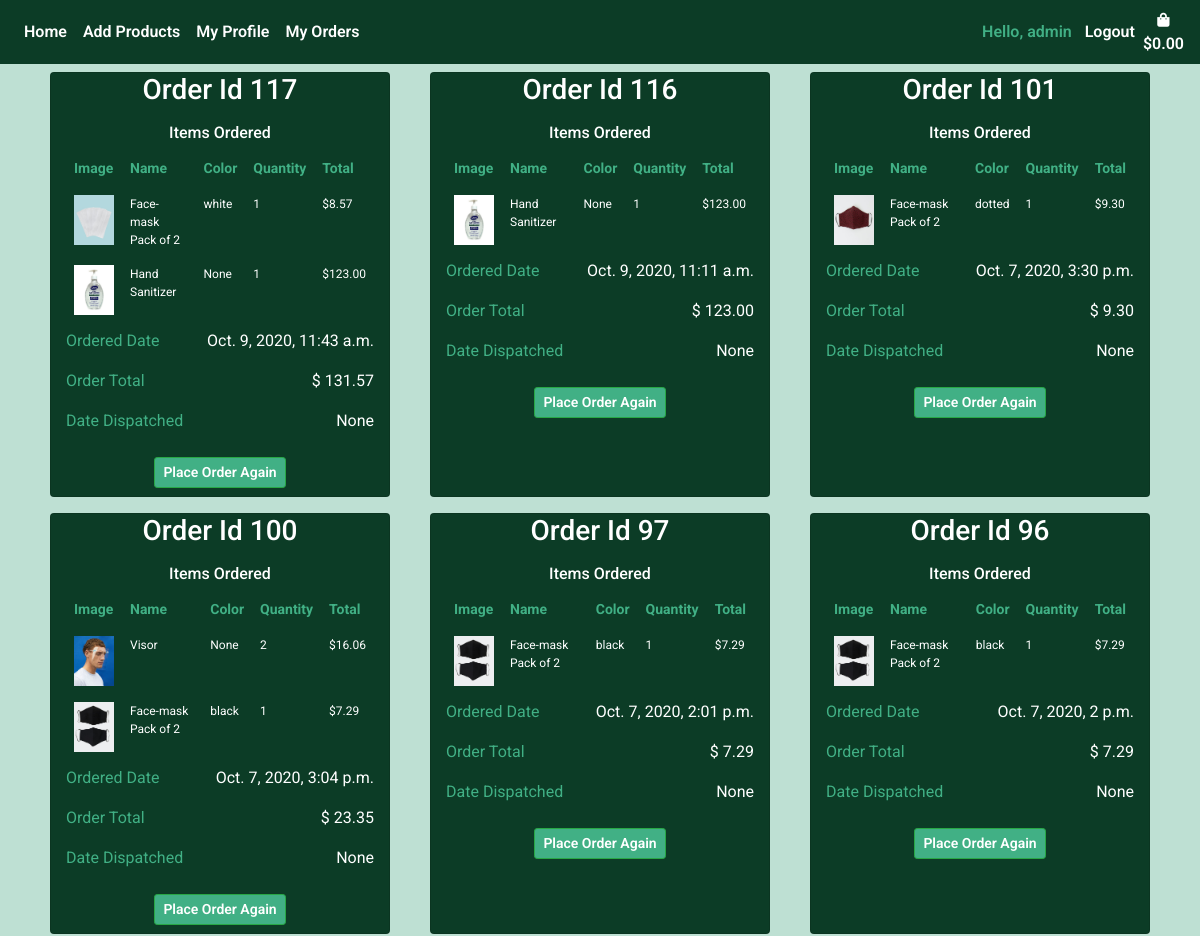
Page /bag/order_history/ (signed in, upper part) on the earlier database version.
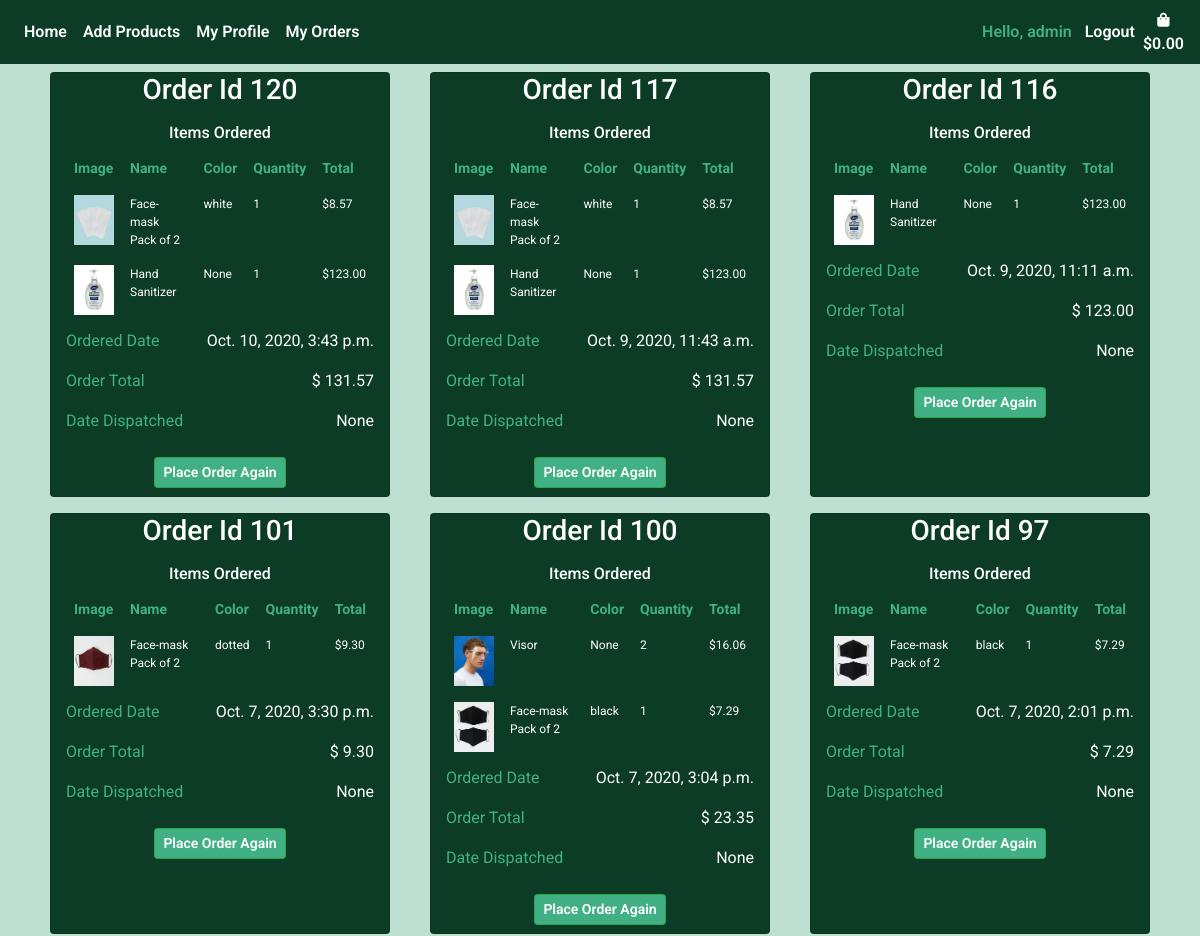
Same page on the later database version.
### shopping_bag/models.py (models this page shows)
class Order(models.Model):
    user_profile = models.ForeignKey(Customer, on_delete=models.SET_NULL, null=True, blank=True)
    stripe_pid = models.CharField(max_length=settings.CONST_PROFILE_ATTR, null=False, blank=False, default='')
    ordered_date = models.DateTimeField(auto_now_add=True)
    order_total = models.DecimalField(max_digits=6, decimal_places=2, null=True)
    order_confirmed = models.BooleanField(default=False)
    date_dispatched = models.DateTimeField(null=True)

class OrderItem(models.Model):
    item = models.ForeignKey(Product, on_delete=models.CASCADE)
    order = models.ForeignKey(Order, on_delete=models.CASCADE)
    quantity = models.IntegerField(null=True , editable=True, default=0)
    def line_total(self):
        return self.quantity * self.item.price

### products/models.py (models this page shows, shortened)
class Product(models.Model):
    product_name = models.CharField(max_length=settings.CONST_PROFILE_ATTR)
    color = models.CharField(max_length=settings.CONST_PROFILE_ATTR)
    price = models.DecimalField(max_digits=6, decimal_places=2)
    image = ResizedImageField(size=[400, 500], crop=['middle', 'center'],quality=100, upload_to='', default='noimage.jpeg')
    image_2 = ResizedImageField(size=[400, 500], crop=['middle', 'center'],quality=100, upload_to='', default='noimage.jpeg', null=True)
    number_in_stock = models.IntegerField(null=True , editable=True, default=0)
    is_active = models.BooleanField(default=True, null=True)
    created_by = models.CharField(max_length=settings.CONST_PROFILE_ATTR, null=True)
    created_date = models.TimeField(auto_now_add=True, null=True)
    supplier = models.ForeignKey(Supplier, on_delete=models.CASCADE, null=True)

### shopping_bag/views.py (the view)
# urls.py: path("order_history/", views.order_history, name="order_history"),
def order_history(request):
    customer = Customer.objects.filter(user=request.user).first()
    all_orders = Order.objects.filter(user_profile=customer).order_by("-ordered_date")
    customers_orders = []
    for item in all_orders:
        order_items = OrderItem.objects.filter(order=item.id)
        customers_order = {
            "order": item,
            "order_items": list(order_items),
        }
        customers_orders.append(customers_order)
    context = {
        "customer": customer,
        "customers_order": customers_orders,
    }
    return render(request, "shopping_bag/order_history.html", context)

### shopping_bag/templates/shopping_bag/order_history.html
{% extends 'base.html'%}
{% load static %}
{% load tz %}
{% block content %}
<div class="container">
    <div class="row">
        {% for order in customers_order %}
        {% if order.order_items %}
        <div class="card col-sm-6 col-md-4 col-lg-4 col-xl-4 mt-2 mb-2 mx-auto" style="max-width:340px;">
                    <h3 class="text-center">Order Id {{ order.order.id }}</h3>
                    <div class="h-100" style=>
                        <h6 class="text-center mt-2">Items Ordered</h6>
                        <table class="table table-borderless order-confirmed-table">
                            <thead>
                                <tr>
                                <th scope="col">Image</th>
                                <th scope="col">Name</th>
                                <th scope="col">Color</th>
                                <th scope="col">Quantity</th>
                                <th scope="col">Total</th>
                                </tr>
                            </thead>
                            <tbody>
                                {% for item in order.order_items %}
                                <tr>
                                <td scope="row"><img class="img-fluid" style="max-width:40px;" src="{{ MEDIA_URL }}{{ item.item.image }}"/></td>
                                <td>{{ item.item.product_name }}</td>
                                <td>{{ item.item.color }}</td>
                                <td>{{ item.quantity }}</td>
                                <td>${{ item.line_total }}</td>
                                </tr>
                                {% endfor %}
                            </tbody>
                        </table>
                        <div class="" style="vertical-align:bottom;">
                            {% localtime on %}
                            <p><span class="order-confirmed-label">Ordered Date</span> <span class="float-right">{{ order.order.ordered_date }}</span></p>
                            {% endlocaltime %}
                            <p><span class="order-confirmed-label">Order Total</span> <span class="float-right">$ {{ order.order.order_total }}</span></p>
                            <p><span class="order-confirmed-label">Date Dispatched</span> <span class="float-right">{{ order.order.date_dispatched }}</span></p>
                            <div class="text-center mx-auto">
                                <a class="btn btn-success btn-sm m-2" href="{% url 'place_order_again' order.order.id %}">Place Order Again</a>
                            </div>
                        </div>
                    </div>
        </div>
        {% endif %}
        {% endfor %}
    </div>
</div>
{% endblock %}

### templates/base.html (shortened to what this page needs)
{% load static %}
<!DOCTYPE html>
<html lang="en">
<head>
    {% block corecss %}
    <link rel="stylesheet" href="https://stackpath.bootstrapcdn.com/bootstrap/4.5.2/css/bootstrap.min.css"
>
    <link rel="stylesheet" href="https://use.fontawesome.com/releases/v5.6.1/css/all.css">
    <link rel="stylesheet" href="{% static 'css/base.css' %}">
    {% endblock %}
</head>
<body>
    <nav class="navbar navbar-expand-md navbar-light navbar-bg" style="height:100%;">
        <div class="collapse navbar-collapse" id="navbarCollapse">
            <div class="navbar-nav">
                <a href="{% url 'products' %}" class="nav-item nav-link active">Home</a>
                {% if request.user.is_superuser %}
                    <a href="{% url 'create_product' %}" class="nav-item nav-link">Add Products</a>
                {% endif %}
                {% if user.is_authenticated %}
                    <a href="{% url 'edit_profile' %}" class="nav-item nav-link">My Profile</a>
                    <a href="{% url 'order_history' %}" class="nav-item nav-link">My Orders</a>
                {% endif %}
            </div>
            <div class="navbar-nav ml-auto">
                {% if user.is_authenticated %}
                    <span class="nav-item hello-msg">Hello, {{ request.user }}</span>
                    <a href="{% url 'logout_user' %}" class="nav-item nav-link">Logout</a>
                {% else %}
                    <a href="{% url 'login_page' %}" class="nav-item nav-link">Login</a>
                    <a href="{% url 'sign_up' %}" class="nav-item nav-link">Sign up</a>
                {% endif%}
                <a class="d-none d-md-inline-block d-lg-inline-block d-xl-inline-block {% if grand_total %} font-weight-bold{% else %}text-black{% endif %} nav-link nav-item"
                        href="{% url 'view_bag' %}" style="padding:0;">
                        <div class="text-center ">
                            <div><i class="fas fa-shopping-bag fa-sm"></i></div>
                            <p class="mt-0 px-0" style="margin:0;">
                                {% if request.session.grand_total %}
                                    ${{ request.session.grand_total |floatformat:2 }}
                                {% else %}
                                    $0.00
                                {% endif %}
                            </p>
                        </div>
                    </a>
            </div>
        </div>
    </nav>
    {% block content %}
    {% endblock%}
</body>
</html>

### static/css/base.css (style rules this page uses)
body { background-color: #bee0d3; color: #0C3C26; font-family: 'Roboto', sans-serif; margin: 0; padding: 0; padding-bottom: 60px; margin: 0 0 40px; }
html { position: relative; min-height: 100%; }
.navbar-bg { background-color: #0C3C26; }
a { color: #fff; }
.btn { font-weight: 600; }
.navbar-light .navbar-nav .nav-link.active { color: #fff; font-weight: 600; }
.navbar-light .navbar-nav .nav-link { color: #fff; font-weight: 600; margin: auto; }
a { color: #fff; font-weight: 600; }
.hello-msg { color: #41b085; margin-top: auto; margin-bottom: auto; text-align: center; margin-right: 5px; font-weight: 600; }
.card { background:#0C3C26; color:#fff; }
.btn-success { background: #41b085 !important; color: #fff !important; font-weight: 600; }
.order-confirmed-table { color: #fff; width: auto; margin: auto; margin-bottom: .4rem; margin-top: .4rem; }
.order-confirmed-table th { color: #41b085; font-size: 14px; padding: .5rem }
.order-confirmed-table td { font-size: 12px; padding: .5rem }
.order-confirmed-label { color: #41b085; }

Differences in the rows shown:
no longer on this page (row unchanged): Order: order.id "96", order.ordered_date "Oct. 7, 2020, 2 p.m.", order.order_total "7.29", order.date_dispatched "None"
no longer on this page (row unchanged): OrderItem: item.image (picture), item.product_name "Face-mask Pack of 2", item.color "black", quantity "1", line_total "7.29", shown under "96"
added Order: order.id "120", order.ordered_date "Oct. 10, 2020, 3:43 p.m.", order.order_total "131.57", order.date_dispatched "None"
added OrderItem: item.image (picture), item.product_name "Face-mask Pack of 2", item.color "white", quantity "1", line_total "8.57", shown under "120"
added OrderItem: item.image (picture), item.product_name "Hand Sanitizer", item.color "None", quantity "1", line_total "123.00", shown under "120"
